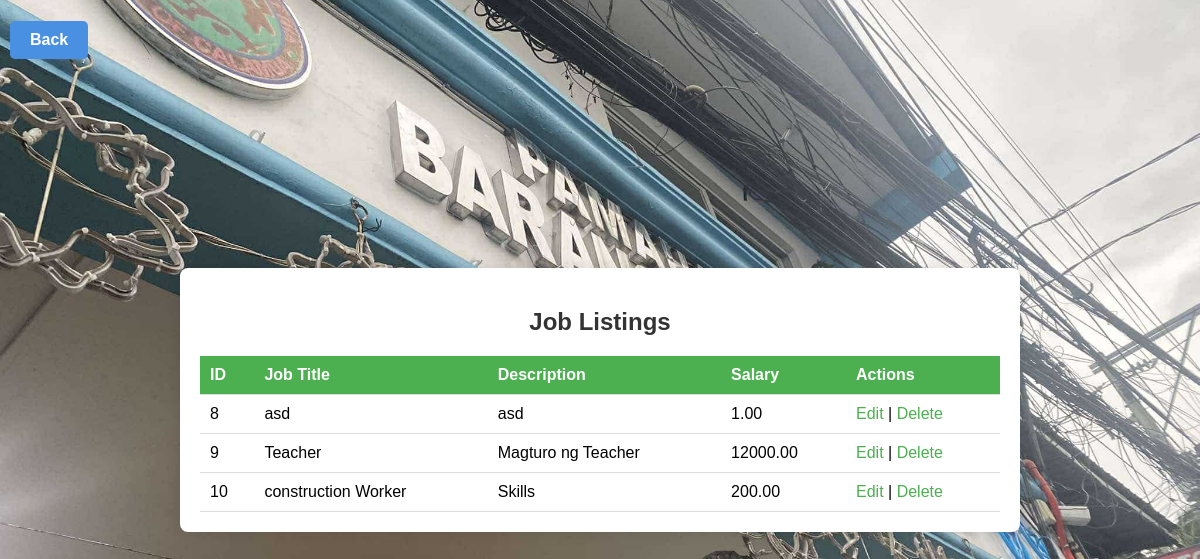
/myWeb/PHP/viewJobs.php, run on the app's committed database.
### tables this page shows
CREATE TABLE `jobs` (
  `id` int(11) NOT NULL,
  `job_title` varchar(255) NOT NULL,
  `job_description` text DEFAULT NULL,
  `salary` decimal(10,2) DEFAULT NULL
);

### myWeb/PHP/viewJobs.php (the view, shortened to what this page needs)
<?php
$servername = "localhost";
$username = "root";
$password = "";
$dbname = "lecheria_db";
$conn = new mysqli($servername, $username, $password, $dbname);
$result = $conn->query("SELECT * FROM jobs");
?>
<!DOCTYPE html>
<html lang="en">
<head>
    <link rel="stylesheet" href="/myWeb/CSS/view_jobs.css">
</head>
<body>
<a href="index.php" class="anchor">Back</a>
    <div class="container">
    <h2>Job Listings</h2>
    <table>
        <tr>
            <th>ID</th>
            <th>Job Title</th>
            <th>Description</th>
            <th>Salary</th>
            <th>Actions</th>
        </tr>
        <?php while ($row = $result->fetch_assoc()): ?>
        <tr>
            <td><?php echo $row['id']; ?></td>
            <td><?php echo $row['job_title']; ?></td>
            <td><?php echo $row['job_description']; ?></td>
            <td><?php echo $row['salary']; ?></td>
            <td>
                <a href="editJobs.php?id=<?php echo $row['id']; ?>">Edit</a> |
                <a href="viewJobs.php?delete=<?php echo $row['id']; ?>" onclick="return confirm('Are you sure?');">Delete</a>
            </td>
        </tr>
        <?php endwhile; ?>
    </table>
    </div>
</body>
</html>

### myWeb/CSS/view_jobs.css (style rules this page uses)
body { font-family: Arial, sans-serif; display: flex; justify-content: center; align-items: center; height: 100vh; margin: 0; background-color: #f4f4f9; }
.container { background-color: #fff; padding: 20px; border-radius: 8px; box-shadow: 0px 0px 15px rgba(0, 0, 0, 0.1); width: 100%; max-width: 800px; }
.anchor { position: fixed; left: 10px; top: 5%; transform: translateY(-50%); padding: 10px 20px; background-color: #4a90e2; color: white; text-decoration: none; border-radius: 5px; font-weight: bold; transition: background-color 0.3s, color 0.3s; }
h2 { text-align: center; color: #333; }
table { width: 100%; border-collapse: collapse; margin-top: 20px; }
th, td { padding: 10px; text-align: left; border-bottom: 1px solid #ddd; }
th { background-color: #4CAF50; color: white; }
a { color: #4CAF50; text-decoration: none; }

### myWeb/PHP/viewJobs.php (style rules this page uses)
body { margin: 0; padding: 0; background-image: url('bg.jpeg'); background-size: cover; background-position: center; background-repeat: no-repeat; height: 100vh; }

### data on the page
jobs: id "8", job_title "asd", job_description "asd", salary "1.00"
jobs: id "9", job_title "Teacher", job_description "Magturo ng Teacher", salary "12000.00"
jobs: id "10", job_title "construction Worker", job_description "Skills", salary "200.00"
